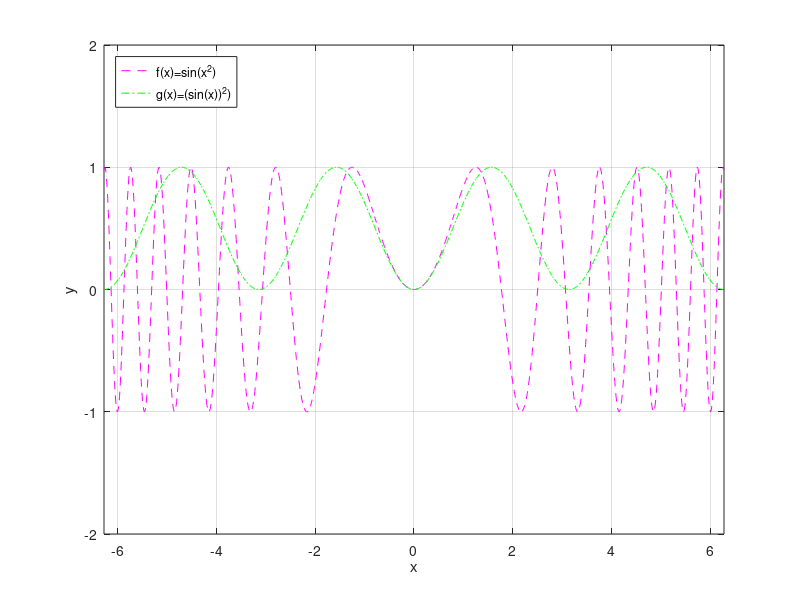

This chart was generated by the following MATLAB code:
% problema 2
x=linspace(-2*pi,2*pi,1000); % x=linspace(a,b,n)
f=@(x)sin(x.^2);
y=f(x); % valuto la funzione f nei punti del vettore x

g=@(x)(sin(x)).^2; 
yg=g(x); % valuto g

figure(1); clf % apro finestra 1 la pulisco
plot(x,y,'m--',x,yg,'g-.'); 
xlabel('x')
ylabel('y')
l=legend('f(x)=sin(x^2)','g(x)=(sin(x))^2)');
set(l,'Location','Northwest')
grid on
%axis equal % uso la stessa scala sui due assi
% axis([xmi,xmax,ymin,ymax ]) specifico il box del grafico
axis([-2*pi,2*pi,-2,2])
